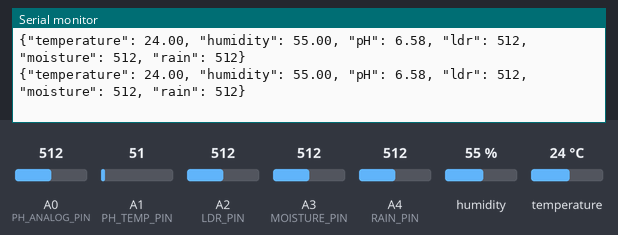
This sketch was run on a simulated Arduino Uno, built with avr-gcc and run on an emulated ATmega328P. Parts: the last lines printed to the serial monitor. The inputs (shaded band) are chosen by the test bench; at power-on: A3 (MOISTURE_PIN) = 512, A0 (PH_ANALOG_PIN) = 512, A1 (PH_TEMP_PIN) = 51, A2 (LDR_PIN) = 512, A4 (RAIN_PIN) = 512, humidity 55 %, temperature 24 °C.

Above: at 6.3 s.
6.4 s: A3 (MOISTURE_PIN) set to 111
At 8.1 s:
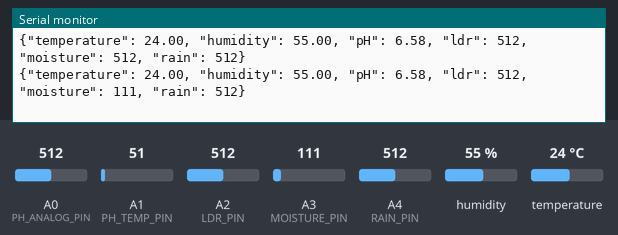
12.5 s: A3 (MOISTURE_PIN) set to 89
At 13.4 s:
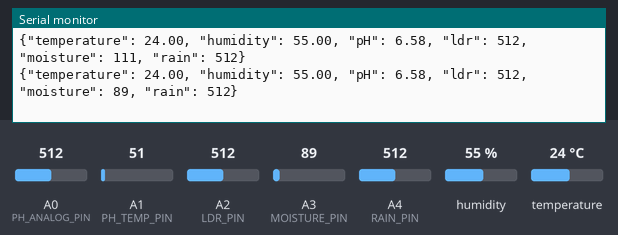
Timing chart, 0 to 15.5 s (numbered marks = the images above; inputs shaded):
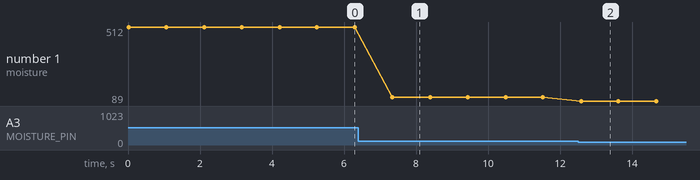

The sketch:

Arduino.ino
```cpp
#include <DHT.h>

// Pin definitions
#define DHTPIN 2         // Pin connected to DHT sensor
#define DHTTYPE DHT11    // DHT 11
#define PH_ANALOG_PIN A0 // Analog signal from pH sensor
#define PH_TEMP_PIN A1   // Analog pin for temperature compensation, if available
#define LDR_PIN A2       // LDR sensor pin
#define MOISTURE_PIN A3  // Moisture sensor pin
#define RAIN_PIN A4      // Rain sensor pin (analog)

// Initialize DHT sensor
DHT dht(DHTPIN, DHTTYPE);

void setup() {
  Serial.begin(9600);  // Initialize serial communication
  dht.begin();
  pinMode(PH_ANALOG_PIN, INPUT);
  pinMode(LDR_PIN, INPUT);
  pinMode(MOISTURE_PIN, INPUT);
  pinMode(RAIN_PIN, INPUT); // Initialize rain sensor pin as input
}

void loop() {
  // Read temperature and humidity
  float temperature = dht.readTemperature();
  float humidity = dht.readHumidity();

  // Check if reads are valid
  if (isnan(temperature) || isnan(humidity)) {
    Serial.println("{\"error\": \"Failed to read from DHT sensor!\"}");
    delay(1000);
    return;
  }

  // Read pH value (assume analog input)
  int phRawValue = analogRead(PH_ANALOG_PIN);
  float voltage = (phRawValue / 1024.0) * 3.3; // Convert to voltage (for 5V ADC reference)
  float pHValue = 3.5 * voltage + 0.8;         // Example calibration equation for pH sensor

  // Optional: Read temperature from pH sensor if available
  int tempRawValue = analogRead(PH_TEMP_PIN);
  float phTempVoltage = (tempRawValue / 1024.0) * 5.0;
  float sensorTemp = phTempVoltage * 100;      // Convert to temperature if needed (adjust scaling)

  // Read LDR value
  int ldrValue = analogRead(LDR_PIN);

  // Read Moisture value
  int moistureValue = analogRead(MOISTURE_PIN);

  // Read Rain sensor value
  int rainValue = analogRead(RAIN_PIN);

  // Send data as JSON
  String sensor_data = "{\"temperature\": " + String(temperature) +
                       ", \"humidity\": " + String(humidity) +
                       ", \"pH\": " + String(pHValue) +
                       ", \"ldr\": " + String(ldrValue) +
                       ", \"moisture\": " + String(moistureValue) +
                       ", \"rain\": " + String(rainValue) +
                       "}";
  Serial.println(sensor_data);

  delay(1000);  // Wait for 1 second before sending data again
}
```

Measured:
- after the input at 6.4 s, the serial monitor: prints a new line after 0.94 s (image 1)
- after the input at 12.5 s, the serial monitor: prints a new line after 0.08 s (image 2)
- plotted number 1: 512 → 111 after the input at 6.4 s, 111 → 89 after the input at 12.5 s
